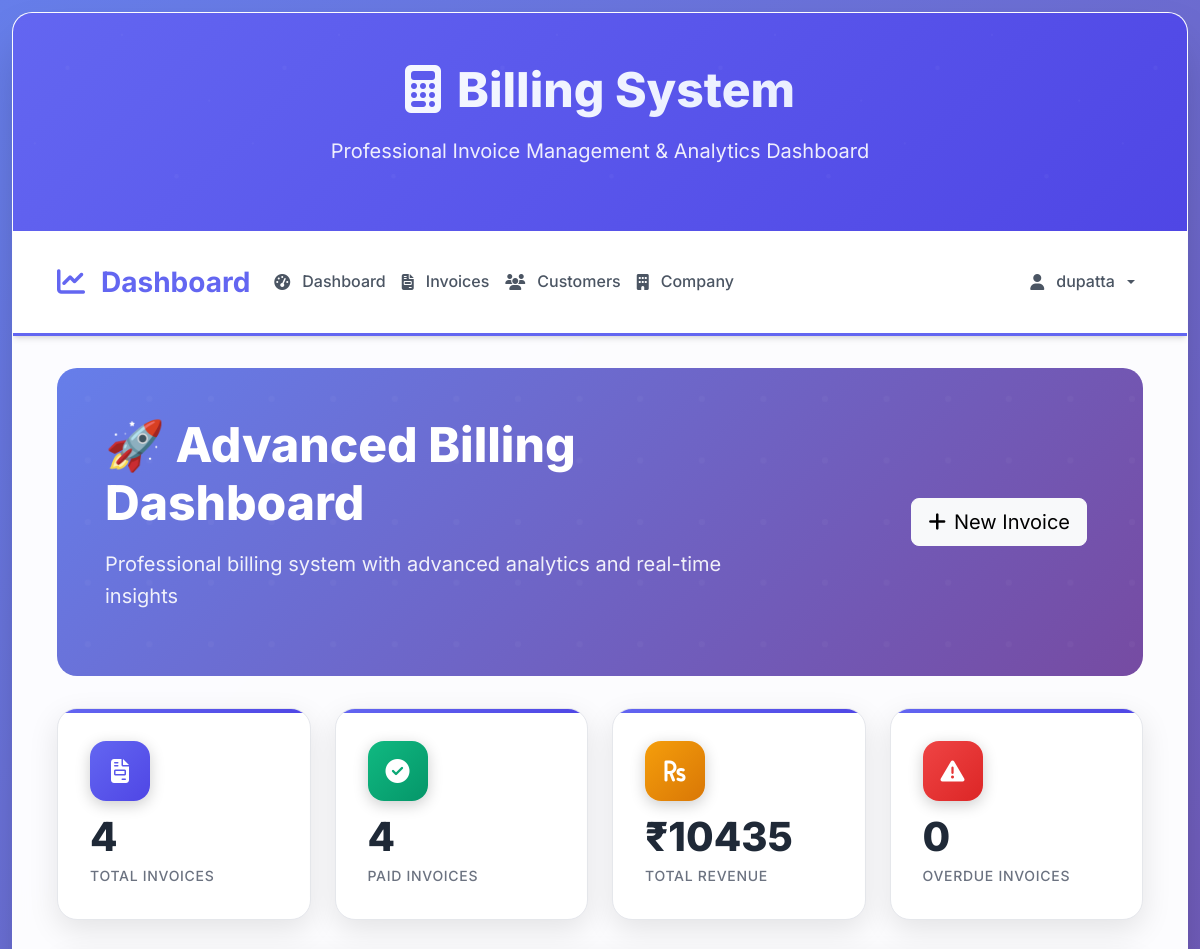
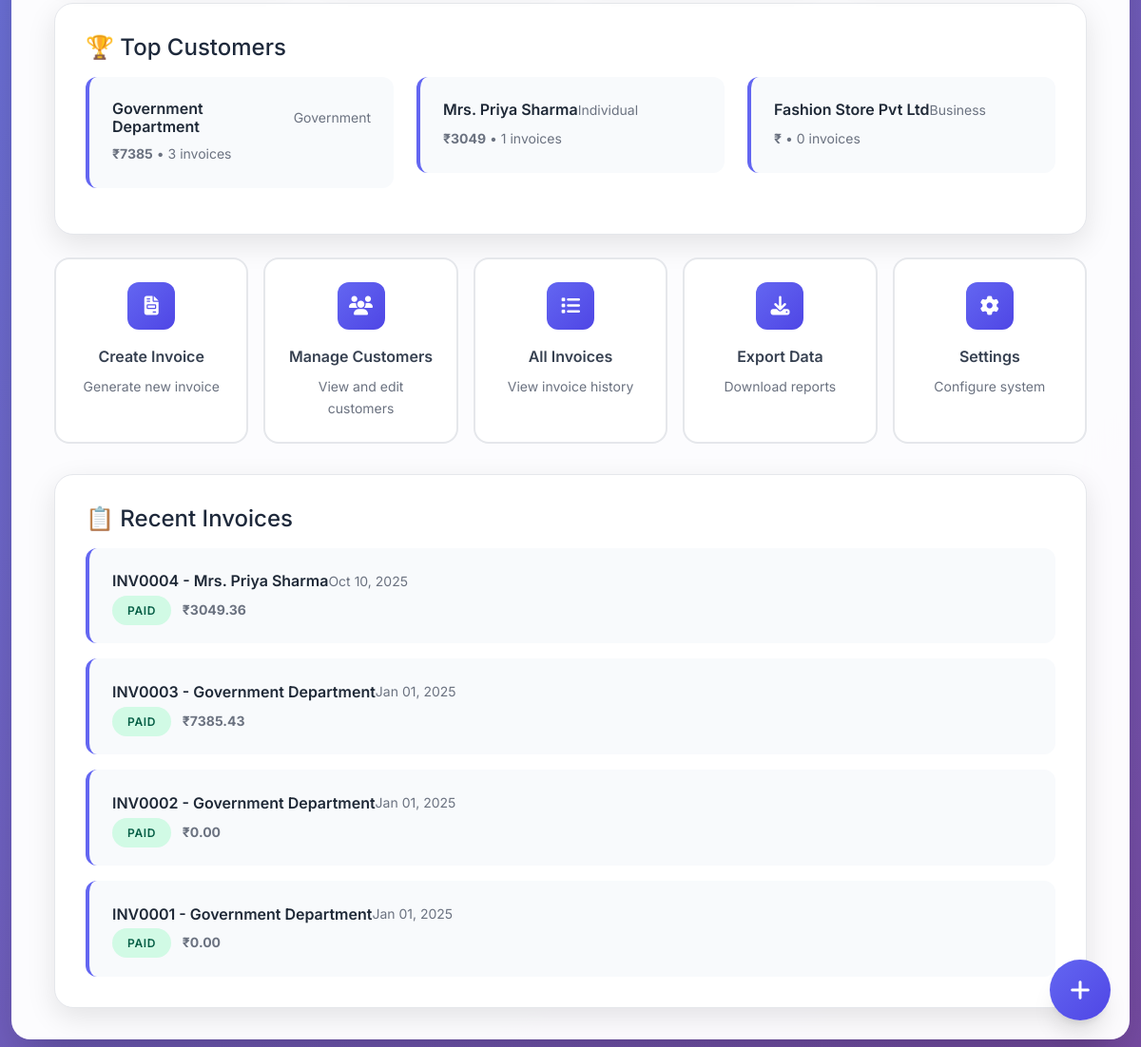
/bill/ (signed in), run on an earlier commit of the app's database (2 pictures, top to bottom).
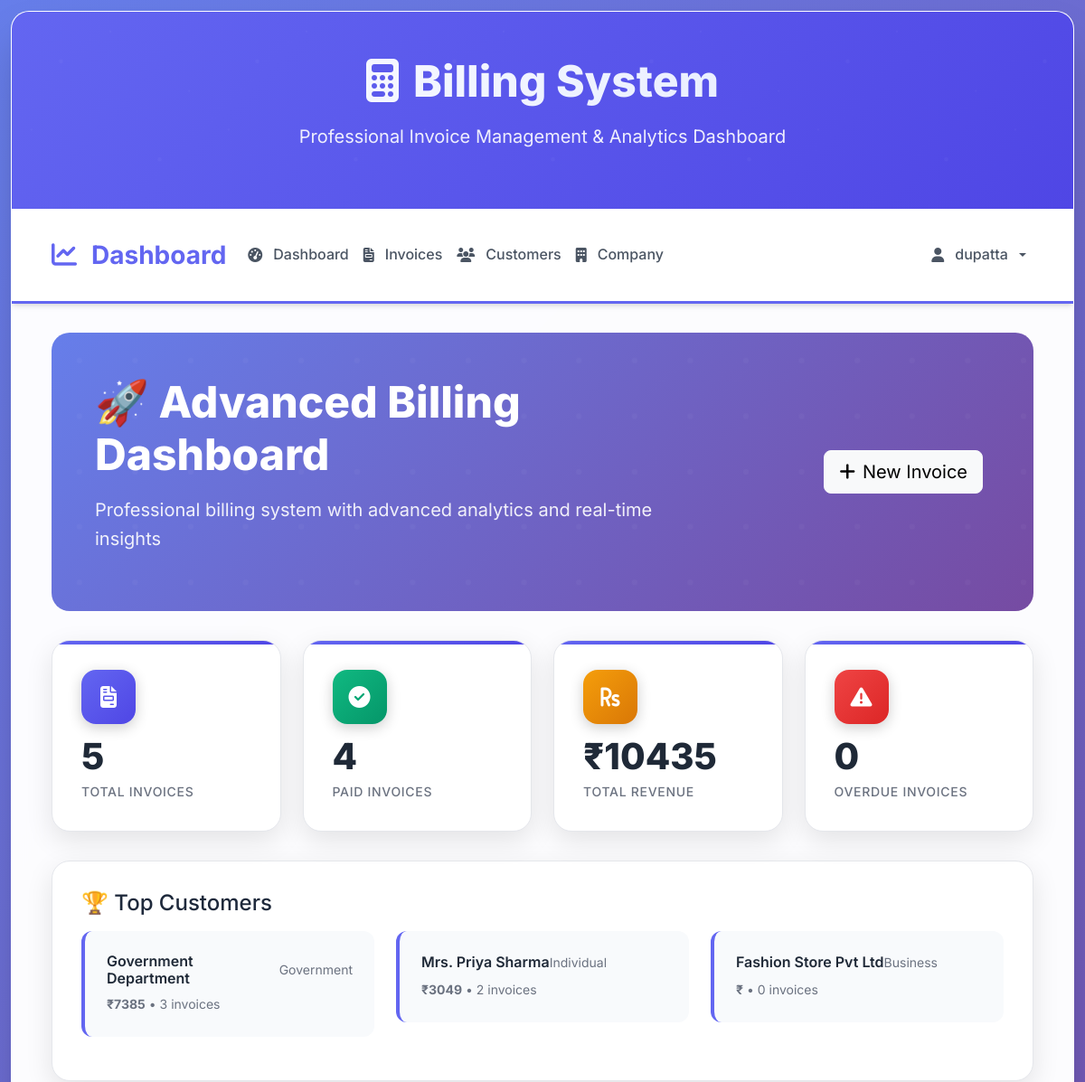
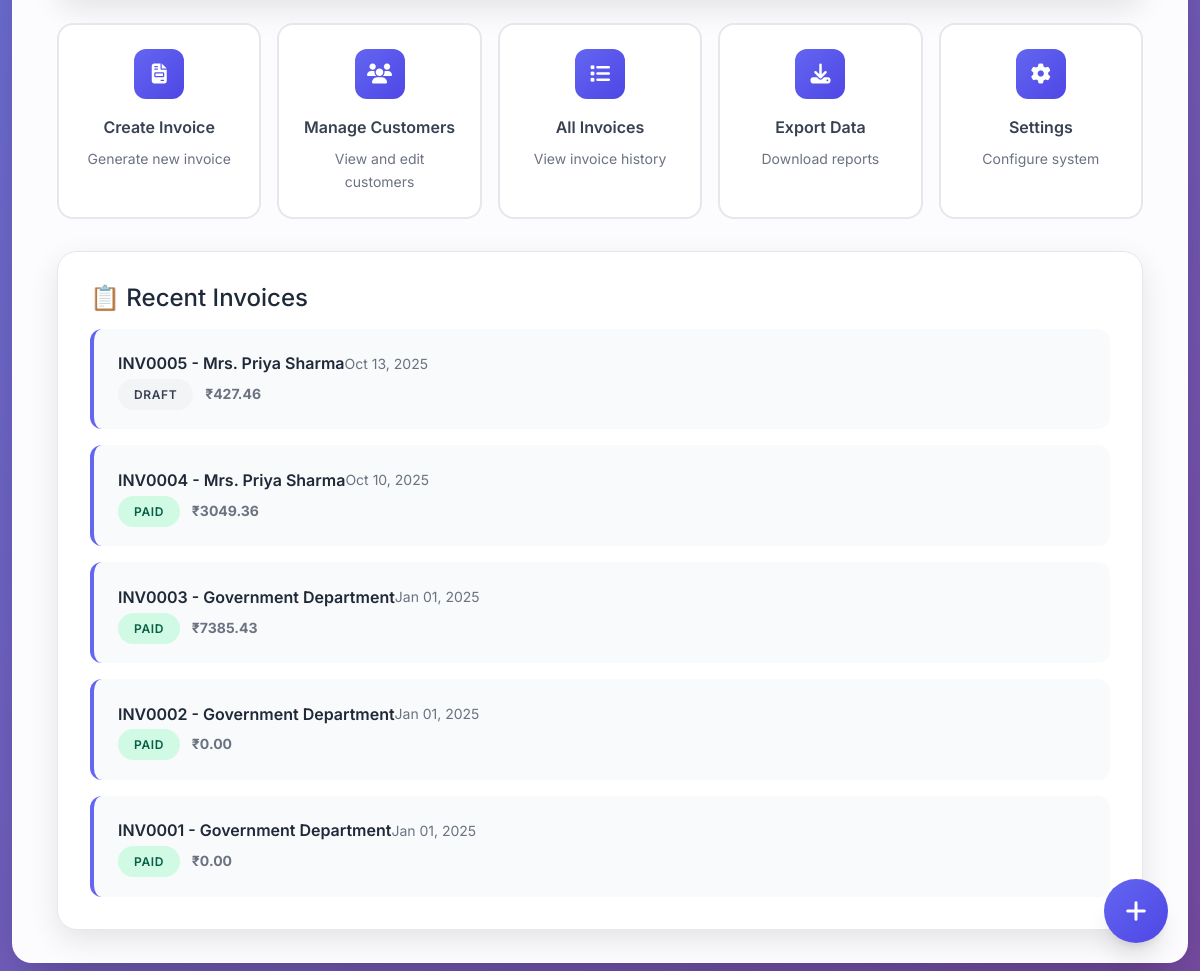
And on a later commit of the database (2 pictures, top to bottom).
### accounts/models.py (models this page shows, shortened)
class User(AbstractUser):
    phone_regex = RegexValidator(
        regex=r'^\+?1?\d{9,15}$',
        message="Phone number must be entered in the format: '+999999999'. Up to 15 digits allowed."
    )
    email = models.EmailField(unique=True)
    phone_number = models.CharField(validators=[phone_regex], max_length=17, blank=True)
    date_of_birth = models.DateField(null=True, blank=True)
    is_email_verified = models.BooleanField(default=False)
    is_phone_verified = models.BooleanField(default=False)
    created_at = models.DateTimeField(auto_now_add=True)
    updated_at = models.DateTimeField(auto_now=True)
    USERNAME_FIELD = 'email'
    REQUIRED_FIELDS = ['username', 'first_name', 'last_name']
    def get_full_name(self):
        return f"{self.first_name} {self.last_name}".strip()

### billing/advanced_models.py (models this page shows, shortened)
class AdvancedCustomer(models.Model):
    CUSTOMER_TYPE_CHOICES = [
        ('individual', 'Individual'),
        ('business', 'Business'),
        ('government', 'Government'),
    ]
    customer_id = models.UUIDField(default=uuid.uuid4, editable=False, unique=True)
    name = models.CharField(max_length=200)
    email = models.EmailField(blank=True, null=True)
    phone = models.CharField(max_length=15, blank=True, null=True)
    alternate_phone = models.CharField(max_length=15, blank=True, null=True)
    address = models.TextField(blank=True, null=True)
    city = models.CharField(max_length=50, blank=True, null=True)
    state = models.CharField(max_length=50, blank=True, null=True)
    pincode = models.CharField(max_length=10, blank=True, null=True)
    country = models.CharField(max_length=50, default="India")
    customer_type = models.CharField(max_length=20, choices=CUSTOMER_TYPE_CHOICES, default='individual')
    gst_number = models.CharField(max_length=15, blank=True, null=True)
    pan_number = models.CharField(max_length=10, blank=True, null=True)
    credit_limit = models.DecimalField(max_digits=10, decimal_places=2, default=0)
    payment_terms = models.PositiveIntegerField(default=30)  # days
    notes = models.TextField(blank=True, null=True)
    is_active = models.BooleanField(default=True)
    created_at = models.DateTimeField(auto_now_add=True)
    updated_at = models.DateTimeField(auto_now=True)
    class Meta:
        verbose_name = "Advanced Customer"
        verbose_name_plural = "Advanced Customers"
        ordering = ['-created_at']

class AdvancedInvoice(models.Model):
    STATUS_CHOICES = [
        ('draft', 'Draft'),
        ('sent', 'Sent'),
        ('viewed', 'Viewed'),
        ('paid', 'Paid'),
        ('overdue', 'Overdue'),
        ('cancelled', 'Cancelled'),
    ]
    PAYMENT_METHOD_CHOICES = [
        ('cash', 'Cash'),
        ('bank_transfer', 'Bank Transfer'),
        ('cheque', 'Cheque'),
        ('upi', 'UPI'),
        ('card', 'Card'),
        ('other', 'Other'),
    ]
    invoice_id = models.UUIDField(default=uuid.uuid4, editable=False, unique=True)
    invoice_number = models.CharField(max_length=50, unique=True)
    customer = models.ForeignKey(AdvancedCustomer, on_delete=models.CASCADE, related_name='invoices')
    company = models.ForeignKey(AdvancedCompanyProfile, on_delete=models.CASCADE)
    date = models.DateField()
    due_date = models.DateField()
    sent_date = models.DateTimeField(blank=True, null=True)
    paid_date = models.DateTimeField(blank=True, null=True)
    status = models.CharField(max_length=20, choices=STATUS_CHOICES, default='draft')
    payment_method = models.CharField(max_length=20, choices=PAYMENT_METHOD_CHOICES, blank=True, null=True)
    payment_reference = models.CharField(max_length=100, blank=True, null=True)
    subtotal = models.DecimalField(max_digits=10, decimal_places=2, default=0)
    discount_percentage = models.DecimalField(max_digits=5, decimal_places=2, default=0,
                                           validators=[MinValueValidator(0), MaxValueValidator(100)])
    discount_amount = models.DecimalField(max_digits=10, decimal_places=2, default=0)
    tax_rate = models.DecimalField(max_digits=5, decimal_places=2, default=Decimal('18.00'))
    tax_amount = models.DecimalField(max_digits=10, decimal_places=2, default=0)
    total_amount = models.DecimalField(max_digits=10, decimal_places=2, default=0)
    notes = models.TextField(blank=True, null=True)
    terms_conditions = models.TextField(blank=True, null=True)
    internal_notes = models.TextField(blank=True, null=True)
    created_at = models.DateTimeField(auto_now_add=True)
    updated_at = models.DateTimeField(auto_now=True)
    class Meta:
        verbose_name = "Advanced Invoice"
        verbose_name_plural = "Advanced Invoices"
        ordering = ['-created_at']

### billing/advanced_views.py (the view)
# urls.py: path('', advanced_views.advanced_dashboard, name='advanced_dashboard'),
@superuser_required_with_login
def advanced_dashboard(request):
    company = AdvancedCompanyProfile.objects.get_or_create(id=1)[0]
    total_invoices = AdvancedInvoice.objects.count()
    paid_invoices = AdvancedInvoice.objects.filter(status='paid').count()
    overdue_invoices = AdvancedInvoice.objects.filter(
        status__in=['sent', 'viewed'],
        due_date__lt=timezone.now().date()
    ).count()
    total_revenue = AdvancedInvoice.objects.filter(status='paid').aggregate(
        total=Sum('total_amount')
    )['total'] or 0
    pending_amount = AdvancedInvoice.objects.filter(
        status__in=['sent', 'viewed']
    ).aggregate(total=Sum('total_amount'))['total'] or 0
    recent_invoices = AdvancedInvoice.objects.select_related('customer').order_by('-created_at')[:10]
    six_months_ago = timezone.now().date() - timedelta(days=180)
    monthly_data = []
    for i in range(6):
        month_start = six_months_ago + timedelta(days=30*i)
        month_end = month_start + timedelta(days=30)
        revenue = AdvancedInvoice.objects.filter(
            status='paid',
            paid_date__date__range=[month_start, month_end]
        ).aggregate(total=Sum('total_amount'))['total'] or 0
        monthly_data.append({
            'month': month_start.strftime('%b %Y'),
            'revenue': float(revenue)
        })
    top_customers = AdvancedCustomer.objects.annotate(
        total_spent=Sum('invoices__total_amount', filter=Q(invoices__status='paid'))
    ).order_by('-total_spent')[:5]
    context = {
        'company': company,
        'total_invoices': total_invoices,
        'paid_invoices': paid_invoices,
        'overdue_invoices': overdue_invoices,
        'total_revenue': total_revenue,
        'pending_amount': pending_amount,
        'recent_invoices': recent_invoices,
        'monthly_data': monthly_data,
        'top_customers': top_customers,
    }
    return render(request, 'billing/advanced_dashboard.html', context)

### templates/billing/advanced_dashboard.html (shortened to what this page needs)
{% extends 'billing/base_billing.html' %}
{% block content %}
<div class="container-fluid">
    <div class="dashboard-hero" data-aos="fade-down">
        <div class="row align-items-center">
            <div class="col-lg-8">
                <h1>🚀 Advanced Billing Dashboard</h1>
                <p>Professional billing system with advanced analytics and real-time insights</p>
                    </div>
            <div class="col-lg-4 text-end">
                <a href="{% url 'billing:advanced_invoice_create' %}" class="btn btn-light btn-lg me-2">
                    <i class="fas fa-plus me-2"></i>New Invoice
                </a>
            </div>
        </div>
    </div>
    <div class="stats-grid" data-aos="fade-up">
            <div class="stat-card">
            <div class="stat-icon primary">
                <i class="fas fa-file-invoice"></i>
            </div>
            <div class="stat-number">{{ total_invoices }}</div>
            <div class="stat-label">Total Invoices</div>
        </div>
            <div class="stat-card">
            <div class="stat-icon success">
                <i class="fas fa-check-circle"></i>
            </div>
            <div class="stat-number">{{ paid_invoices }}</div>
            <div class="stat-label">Paid Invoices</div>
        </div>
            <div class="stat-card">
            <div class="stat-icon warning">
                <i class="fas fa-rupee-sign"></i>
            </div>
            <div class="stat-number">₹{{ total_revenue|floatformat:0 }}</div>
            <div class="stat-label">Total Revenue</div>
        </div>
            <div class="stat-card">
            <div class="stat-icon danger">
                <i class="fas fa-exclamation-triangle"></i>
            </div>
            <div class="stat-number">{{ overdue_invoices }}</div>
            <div class="stat-label">Overdue Invoices</div>
        </div>
    </div>
    <div class="row mb-4">
        <div class="col-12">
            <div class="recent-activity" data-aos="fade-up">
                <h4 class="mb-3">🏆 Top Customers</h4>
                {% if top_customers %}
                    <div class="row">
                    {% for customer in top_customers %}
                        <div class="col-lg-4 col-md-6 mb-3">
                    <div class="activity-item">
                                <div class="activity-header">
                                    <h6 class="activity-title">{{ customer.name }}</h6>
                                    <span class="activity-date">{{ customer.customer_type|title }}</span>
                            </div>
                                <p class="activity-desc">
                                    <strong>₹{{ customer.total_spent|floatformat:0 }}</strong> • {{ customer.invoices.count }} invoices
                                </p>
                            </div>
                        </div>
                        {% endfor %}
                    </div>
                {% endif %}
            </div>
        </div>
    </div>
    <div class="quick-actions" data-aos="fade-up">
        <a href="{% url 'billing:advanced_invoice_create' %}" class="quick-action-btn">
            <div class="quick-action-icon">
                <i class="fas fa-file-invoice"></i>
                    </div>
            <div class="quick-action-title">Create Invoice</div>
            <div class="quick-action-desc">Generate new invoice</div>
                        </a>
        <a href="{% url 'billing:advanced_customer_list' %}" class="quick-action-btn">
            <div class="quick-action-icon">
                <i class="fas fa-users"></i>
                    </div>
            <div class="quick-action-title">Manage Customers</div>
            <div class="quick-action-desc">View and edit customers</div>
                        </a>
        <a href="{% url 'billing:advanced_invoice_list' %}" class="quick-action-btn">
            <div class="quick-action-icon">
                <i class="fas fa-list"></i>
                    </div>
            <div class="quick-action-title">All Invoices</div>
            <div class="quick-action-desc">View invoice history</div>
                        </a>
        <a href="#" class="quick-action-btn">
            <div class="quick-action-icon">
                <i class="fas fa-download"></i>
                    </div>
            <div class="quick-action-title">Export Data</div>
            <div class="quick-action-desc">Download reports</div>
        </a>
        <a href="{% url 'billing:company_profile' %}" class="quick-action-btn">
            <div class="quick-action-icon">
                <i class="fas fa-cog"></i>
            </div>
            <div class="quick-action-title">Settings</div>
            <div class="quick-action-desc">Configure system</div>
        </a>
    </div>
    <div class="recent-activity" data-aos="fade-up">
                <h4 class="mb-3">📋 Recent Invoices</h4>
                {% if recent_invoices %}
                            {% for invoice in recent_invoices %}
            <div class="activity-item">
                <div class="activity-header">
                    <h6 class="activity-title">{{ invoice.invoice_number }} - {{ invoice.customer.name }}</h6>
                    <span class="activity-date">{{ invoice.date|date:"M d, Y" }}</span>
                </div>
                <p class="activity-desc">
                    <span class="status-badge status-{{ invoice.status }}">{{ invoice.status|title }}</span>
                    <strong class="ms-2">₹{{ invoice.total_amount|floatformat:2 }}</strong>
                </p>
            </div>
            {% endfor %}
                {% endif %}
    </div>
</div>
{% endblock %}

### templates/billing/base_billing.html (shortened to what this page needs)
<!DOCTYPE html>
<html lang="en">
<head>
    <link href="https://cdn.jsdelivr.net/npm/bootstrap@5.3.2/dist/css/bootstrap.min.css" rel="stylesheet">
    <link href="https://cdnjs.cloudflare.com/ajax/libs/font-awesome/6.5.0/css/all.min.css" rel="stylesheet">
    <link href="https://unpkg.com/aos@2.3.1/dist/aos.css" rel="stylesheet">
    {% load static %}
    <link href="{% static 'billing/css/billing.css' %}" rel="stylesheet">
</head>
<body>
    <div class="billing-container">
        <div class="billing-header" data-aos="fade-down">
            <h1><i class="fas fa-calculator me-3"></i>Billing System</h1>
            <p>Professional Invoice Management & Analytics Dashboard</p>
        </div>
        <nav class="billing-navbar navbar navbar-expand-lg" data-aos="fade-up">
            <div class="container-fluid">
                <a class="navbar-brand" href="{% url 'billing:advanced_dashboard' %}">
                    <i class="fas fa-chart-line me-2"></i>Dashboard
                </a>
                <div class="collapse navbar-collapse" id="navbarNav">
                    <ul class="navbar-nav me-auto">
                        <li class="nav-item">
                            <a class="nav-link" href="{% url 'billing:advanced_dashboard' %}">
                                <i class="fas fa-tachometer-alt me-1"></i>Dashboard
                            </a>
                        </li>
                        <li class="nav-item">
                            <a class="nav-link" href="{% url 'billing:advanced_invoice_list' %}">
                                <i class="fas fa-file-invoice me-1"></i>Invoices
                            </a>
                        </li>
                        <li class="nav-item">
                            <a class="nav-link" href="{% url 'billing:advanced_customer_list' %}">
                                <i class="fas fa-users me-1"></i>Customers
                            </a>
                        </li>
                        <li class="nav-item">
                            <a class="nav-link" href="{% url 'billing:company_profile' %}">
                                <i class="fas fa-building me-1"></i>Company
                            </a>
                        </li>
                    </ul>
                    <ul class="navbar-nav">
                        <li class="nav-item dropdown">
                            <a class="nav-link dropdown-toggle" href="#" role="button" data-bs-toggle="dropdown">
                                <i class="fas fa-user me-1"></i>{{ user.get_full_name|default:user.username }}
                            </a>
                        </li>
                    </ul>
                </div>
            </div>
        </nav>
        <div class="billing-content">
            {% block content %}{% endblock %}
        </div>
    </div>
    <button class="floating-action" data-bs-toggle="modal" data-bs-target="#quickInvoiceModal" title="Quick Invoice" data-aos="fade-up">
        <i class="fas fa-plus"></i>
    </button>
</body>
</html>

What changed in the data, as far as the page shows it:
computed for AdvancedCustomer "Mrs. Priya Sharma": invoices.count "1" → "2"
added AdvancedInvoice: invoice_number "INV0005", customer.name "Mrs. Priya Sharma", date "Oct 13, 2025", status "DRAFT", total_amount "427.46"
Also different on the page:
{{ total_invoices }}: "4" → "5"
